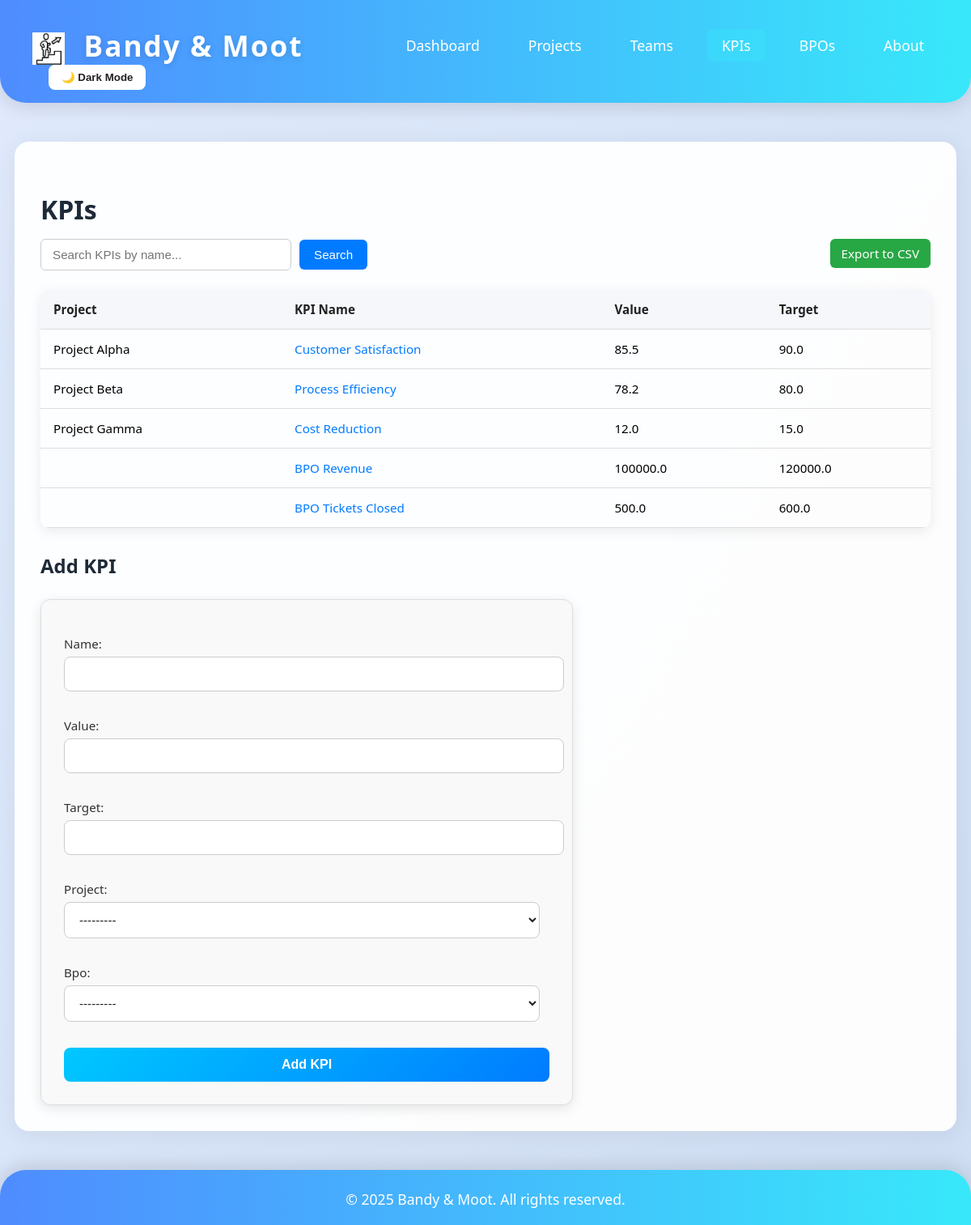
/kpis/, run on the app's committed database.
### dashboard/models.py (models this page shows, shortened)
class KPI(models.Model):
	project = models.ForeignKey(Project, on_delete=models.CASCADE, null=True, blank=True)
	bpo = models.ForeignKey(BPO, on_delete=models.CASCADE, null=True, blank=True)
	name = models.CharField(max_length=100)
	value = models.FloatField()
	target = models.FloatField()

class Project(models.Model):
	name = models.CharField(max_length=100)
	client = models.CharField(max_length=100)
	status = models.CharField(max_length=50)
	start_date = models.DateField()
	end_date = models.DateField(null=True, blank=True)
	bpo = models.ForeignKey(BPO, on_delete=models.SET_NULL, null=True, blank=True)
	def __str__(self):
		return self.name

class BPO(models.Model):
	name = models.CharField(max_length=100)
	description = models.TextField(blank=True)
	def __str__(self):
		return self.name

### dashboard/views.py (the view, shortened to what this page needs)
# urls.py: path('kpis/', views.kpis_list, name='kpis_list'),
def kpis_list(request):
    query = request.GET.get('q', '')
    kpis = KPI.objects.all()
    if query:
        kpis = kpis.filter(name__icontains=query)
    if request.method == 'POST':
        form = KPIForm(request.POST)
        if form.is_valid():
            form.save()
            messages.success(request, 'KPI added successfully!')
    else:
        form = KPIForm()
    return render(request, 'dashboard/kpis_list.html', {'kpis': kpis, 'form': form, 'query': query})

### dashboard/forms.py
class KPIForm(forms.ModelForm):
    class Meta:
        model = KPI
        fields = ['name', 'value', 'target', 'project', 'bpo']

### dashboard/templates/dashboard/kpis_list.html (shortened to what this page needs)
{% extends 'dashboard/base.html' %}
{% block content %}
<h1>KPIs</h1>
<a href="?export=csv" class="export-btn">Export to CSV</a>
<form method="get" class="search-form">
    <input type="text" name="q" value="{{ query }}" placeholder="Search KPIs by name...">
    <button type="submit">Search</button>
</form>
<table>
    <tr>
        <th>Project</th>
        <th>KPI Name</th>
        <th>Value</th>
        <th>Target</th>
    </tr>
    {% for kpi in kpis %}
    <tr>
        <td>{{ kpi.project.name }}</td>
        <td><a href="/kpis/{{ kpi.id }}/">{{ kpi.name }}</a></td>
        <td>{{ kpi.value }}</td>
        <td>{{ kpi.target }}</td>
    </tr>
    {% empty %}
    <tr><td colspan="4">No KPIs found.</td></tr>
    {% endfor %}
</table>
<h2>Add KPI</h2>
<form method="post" class="kpi-form">
    {{ form.as_p }}
    <button type="submit">Add KPI</button>
</form>
{% endblock %}

### dashboard/templates/dashboard/base.html (style rules this page uses)
body { font-family: 'Segoe UI', Arial, sans-serif; margin: 0; background: linear-gradient(120deg, #e0eafc 0%, #cfdef3 100%); min-height: 100vh; transition: background 0.3s, color 0.3s; }

### dashboard/templates/dashboard/kpis_list.html (style rules this page uses)
h1, h2 { margin-bottom: 15px; color: #1e2a38; }
a { color: #007bff; text-decoration: none; transition: color 0.3s ease; }
.export-btn { float: right; padding: 8px 14px; background: #28a745; color: white; border-radius: 6px; text-decoration: none; font-size: 0.95rem; font-weight: 500; transition: background 0.3s ease; }
.search-form { margin-bottom: 24px; display: flex; align-items: center; flex-wrap: wrap; gap: 10px; }
.search-form input[type="text"] { padding: 10px 14px; border-radius: 6px; border: 1px solid #ccc; background: #fff; color: #222; width: 280px; font-size: 0.95rem; transition: all 0.3s ease; }
.search-form button { padding: 10px 18px; border: none; background: #007bff; color: white; border-radius: 6px; cursor: pointer; font-size: 0.95rem; font-weight: 500; transition: background 0.3s ease; }
table { width: 100%; border-collapse: collapse; margin-bottom: 30px; border-radius: 10px; overflow: hidden; box-shadow: 0 4px 16px rgba(0,0,0,0.08); font-size: 0.95rem; }
th, td { padding: 14px 16px; border-bottom: 1px solid #ddd; text-align: left; }
th { background: #f5f7fb; color: #222; font-weight: 600; }
.kpi-form { background: #f9f9f9; border: 1px solid #ddd; padding: 28px; border-radius: 12px; max-width: 600px; margin-top: 25px; box-shadow: 0 4px 16px rgba(0,0,0,0.1); }
.kpi-form label { display: block; margin-bottom: 6px; color: #333; font-size: 0.95rem; font-weight: 500; }
.kpi-form input, .kpi-form select, .kpi-form textarea { width: 98%; padding: 12px 14px; margin-bottom: 16px; border-radius: 8px; border: 1px solid #ccc; background: #fff; color: #222; font-size: 0.95rem; transition: all 0.3s ease; }
.kpi-form button { width: 100%; padding: 12px; background: linear-gradient(135deg, #00c8ff, #007bff); border: none; border-radius: 8px; color: white; font-size: 1rem; font-weight: 600; cursor: pointer; transition: all 0.3s ease; }

### data on the page
KPI: project.name "Project Alpha", name "Customer Satisfaction", value "85.5", target "90.0"
KPI: project.name "Project Beta", name "Process Efficiency", value "78.2", target "80.0"
KPI: project.name "Project Gamma", name "Cost Reduction", value "12.0", target "15.0"
KPI: name "BPO Revenue", value "100000.0", target "120000.0"
KPI: name "BPO Tickets Closed", value "500.0", target "600.0"
